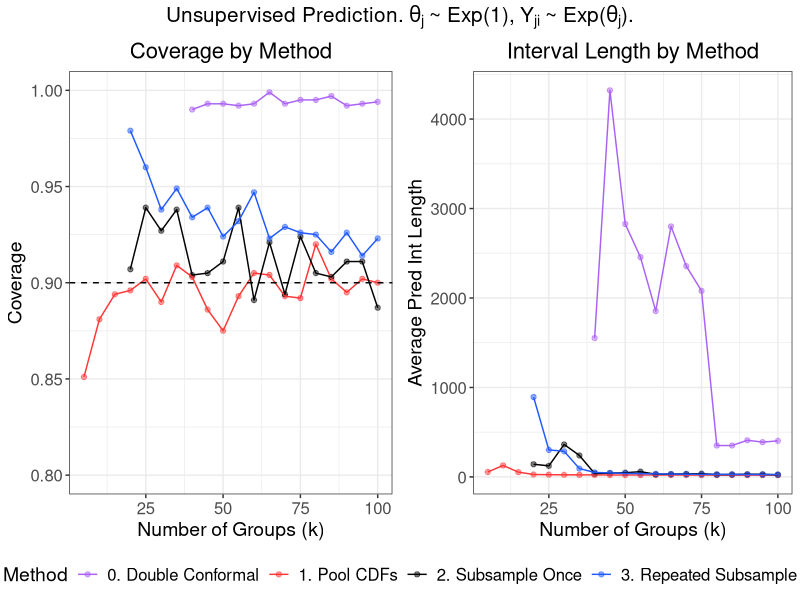

This figure's R source:
# Coverage/size plots for unsupervised method 2

library(grid)
library(gridExtra)
library(tidyverse)
library(data.table)

# Create theme
paper_theme <- theme_bw() +
  theme(plot.title = element_text(hjust = 0.5, size = 16),
        plot.subtitle = element_text(hjust = 0.5, size = 14),
        legend.title = element_text(size = 14),
        axis.title = element_text(size = 14),
        legend.text = element_text(size = 12),
        axis.text = element_text(size = 12),
        strip.text = element_text(size = 12),
        panel.spacing = unit(1.2, "lines"))

# Read in data
method_0 <- fread(file = "sim_data/appendix/unsup_exp_exp/method_0.csv") %>%
  dplyr::mutate(Method = "0. Double Conformal")

method_1 <- fread(file = "sim_data/appendix/unsup_exp_exp/method_1.csv") %>%
  dplyr::mutate(Method = "1. Pool CDFs")

method_2 <- fread(file = "sim_data/appendix/unsup_exp_exp/method_2.csv") %>%
  dplyr::mutate(Method = "2. Subsample Once")

method_3 <- fread(file = "sim_data/appendix/unsup_exp_exp/method_3.csv") %>%
  dplyr::rename(coverage = coverage_2alpha, avg_length = avg_length_2alpha) %>%
  dplyr::mutate(Method = "3. Repeated Subsample")

# Merge results across methods
results <- rbind(method_0, method_1, method_2, method_3)

########################
##### Create plots #####
########################

# Coverage vs k, smaller values of k
cov_small_k <- results %>%
  dplyr::filter(k <= 100, n == 100, !is.na(coverage)) %>%
  dplyr::mutate(Method = factor(
    Method,
    levels = c("0. Double Conformal",
               "1. Pool CDFs",
               "2. Subsample Once",
               "3. Repeated Subsample"),
    labels = c("0. Double Conformal",
               "1. Pool CDFs",
               "2. Subsample Once",
               "3. Repeated Subsample"))) %>%
  ggplot(aes(x = k, y = coverage, color = Method)) +
  geom_point(alpha = 0.5) +
  geom_line() +
  geom_hline(yintercept = 0.90, lty = "dashed") +
  lims(y = c(0.8, 1)) +
  labs(x = "Number of Groups (k)",
       y = "Coverage",
       title = "Coverage by Method") +
  scale_color_manual(values = c("#AB62F4", "#FF3636", "black", "#2059FF"),
                     labels = c("0. Double Conformal",
                                "1. Pool CDFs",
                                "2. Subsample Once",
                                "3. Repeated Subsample")) +
  paper_theme +
  theme(legend.position = "bottom")

# Size vs k, smaller values of k
size_small_k <- results %>%
  dplyr::filter(k <= 100, n == 100, !is.na(coverage)) %>%
  dplyr::mutate(Method = factor(
    Method,
    levels = c("0. Double Conformal",
               "1. Pool CDFs",
               "2. Subsample Once",
               "3. Repeated Subsample"),
    labels = c("0. Double Conformal",
               "1. Pool CDFs",
               "2. Subsample Once",
               "3. Repeated Subsample"))) %>%
  ggplot(aes(x = k, y = avg_length, color = Method)) +
  geom_point(alpha = 0.5) +
  geom_line() +
  labs(x = "Number of Groups (k)",
       y = "Average Pred Int Length",
       title = "Interval Length by Method") +
  scale_color_manual(values = c("#AB62F4", "#FF3636", "black", "#2059FF"),
                     labels = c("0. Double Conformal",
                                "1. Pool CDFs",
                                "2. Subsample Once",
                                "3. Repeated Subsample")) +
  paper_theme +
  theme(legend.position = "none")

# Code to extract legend: http://www.sthda.com/english/wiki/wiki.php?id_contents=7930#add-a-common-legend-for-multiple-ggplot2-graphs
get_legend<-function(myggplot){
  tmp <- ggplot_gtable(ggplot_build(myggplot))
  leg <- which(sapply(tmp$grobs, function(x) x$name) == "guide-box")
  legend <- tmp$grobs[[leg]]
  return(legend)
}

legend <- get_legend(cov_small_k)

cov_small_k <- cov_small_k + theme(legend.position = "none")

# Combine plots of coverage and pred int length in unbalanced setting

exp_theta_exp_Y_coverage_size <-
  grid.arrange(cov_small_k, size_small_k, legend, ncol = 2, nrow = 2,
               layout_matrix = rbind(c(1, 2), c(3, 3)),
               widths = c(2.7, 2.7), heights = c(2, 0.2),
               top = textGrob(expression("Unsupervised Prediction."~theta[j]~
                                           "~ Exp(1),"~Y["ji"]~"~ Exp("*theta[j]*")."),
                              gp = gpar(fontsize = 15,font = 8)))

######################
##### Save plots #####
######################

ggsave(plot = exp_theta_exp_Y_coverage_size,
       filename = "sim_figures/appendix/exp_theta_exp_Y.pdf",
       width = 10, height = 4)
